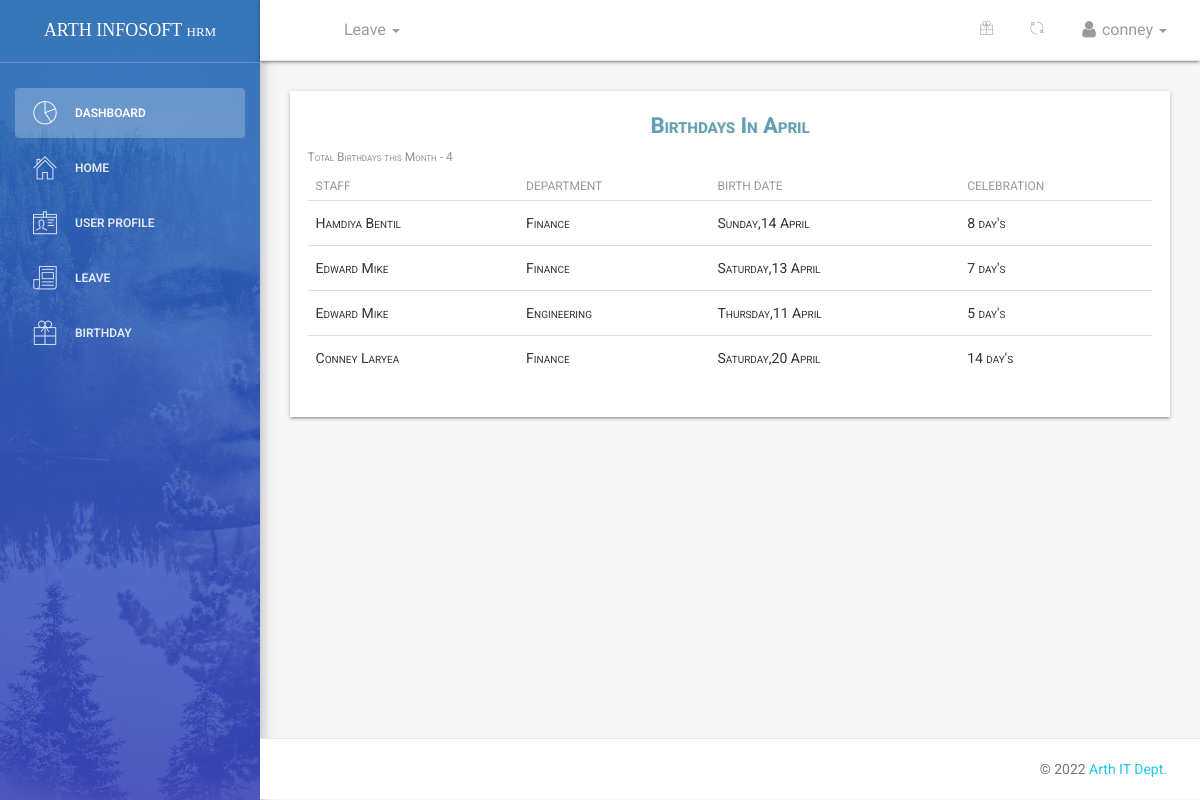
Page /dashboard/birthdays/all/ (signed in) on the committed database.
### employee/models.py (models this page shows, shortened)
class Employee(models.Model):
    MALE = 'male'
    FEMALE = 'female'
    OTHER = 'other'
    NOT_KNOWN = 'Not Known'
    GENDER = (
    (MALE,'Male'),
    (FEMALE,'Female'),
    (OTHER,'Other'),
    (NOT_KNOWN,'Not Known'),
    )
    MR = 'Mr'
    MRS = 'Mrs'
    MSS = 'Mss'
    DR = 'Dr'
    SIR = 'Sir'
    MADAM = 'Madam'
    TITLE = (
    (MR,'Mr'),
    (MRS,'Mrs'),
    (MSS,'Mss'),
    (DR,'Dr'),
    (SIR,'Sir'),
    (MADAM,'Madam'),
    )
    FULL_TIME = 'Full-Time'
    PART_TIME = 'Part-Time'
    CONTRACT = 'Contract'
    INTERN = 'Intern'
    EMPLOYEETYPE = (
    (FULL_TIME,'Full-Time'),
    (PART_TIME,'Part-Time'),
    (CONTRACT,'Contract'),
    (INTERN,'Intern'),
    )
    OLEVEL = 'O-LEVEL'
    SENIORHIGH = 'Senior High'
    JUNIORHIGH = 'Junior High'
    TERTIARY = 'Tertiary'
    PRIMARY = 'Primary Level'
    OTHER = 'Other'
    EDUCATIONAL_LEVEL = (
    (SENIORHIGH,'Senior High School'),
    (JUNIORHIGH,'Junior High School'),
    (PRIMARY,'Primary School'),
    (TERTIARY,'Tertiary/University/Polytechnic'),
    (OLEVEL,'OLevel'),
    (OTHER,'Other'),
    )
    user = models.ForeignKey(User,on_delete=models.CASCADE,default=1)
    title = models.CharField(('Title'),max_length=80,default=MR,choices=TITLE,blank=False,null=True)
    image = models.FileField(('Profile Image'),upload_to='profiles',default='default.png',blank=True,null=True,help_text='upload image size less than 2.0MB')#work on path username-date/image
    firstname = models.CharField(('Firstname'),max_length=125,null=False,blank=False)
    lastname = models.CharField(('Lastname'),max_length=125,null=False,blank=False)
    othername = models.CharField(('Othername (optional)'),max_length=125,null=True,blank=True)
    sex = models.CharField(('Gender'),max_length=100,default=MALE,choices=GENDER,blank=False)
    email = models.CharField(('Email (optional)'),max_length=255,default=None,blank=True,null=True)
    bio = models.CharField(('Bio'),help_text='your biography,tell me something about yourself eg. i love working ...',max_length=255,default='',null=True,blank=True)
    birthday = models.DateField(('Birthday'),blank=False,null=False)
    hometown = models.CharField(('Hometown'),max_length=125,null=True,blank=True)
    residence = models.CharField(('Current Residence'),max_length=125,null=False,blank=False)
    address = models.CharField(('Address'),help_text='address of current residence',max_length=125,null=True,blank=True)
    education = models.CharField(('Education'),help_text='highest educational standard ie. your last level of schooling',max_length=20,default=SENIORHIGH,choices=EDUCATIONAL_LEVEL,blank=False,null=True)
    lastwork = models.CharField(('Last Place of Work'),help_text='where was the last place you worked ?',max_length=125,null=True,blank=True)
    position = models.CharField(('Position Held'),help_text='what position where you in your last place of work ?',max_length=255,null=True,blank=True)
    department =  models.ForeignKey(Department,verbose_name =('Department'),on_delete=models.SET_NULL,null=True,default=None)
    role =  models.ForeignKey(Role,verbose_name =('Role'),on_delete=models.SET_NULL,null=True,default=None)
    startdate = models.DateField(('Employement Date'),help_text='date of employement',blank=False,null=True)
    employeetype = models.CharField(('Employee Type'),max_length=15,default=FULL_TIME,choices=EMPLOYEETYPE,blank=False,null=True)
    employeeid = models.CharField(('Employee ID Number'),max_length=10,null=True,blank=True)
    dateissued = models.DateField(('Date Issued'),help_text='date staff id was issued',blank=False,null=True)
    is_blocked = models.BooleanField(('Is Blocked'),help_text='button to toggle employee block and unblock',default=False)
    is_deleted = models.BooleanField(('Is Deleted'),help_text='button to toggle employee deleted and undelete',default=False)
    created = models.DateTimeField(verbose_name=('Created'),auto_now_add=True,null=True)
    updated = models.DateTimeField(verbose_name=('Updated'),auto_now=True,null=True)
    objects = EmployeeManager()
    class Meta:
        verbose_name = ('Employee')
        verbose_name_plural = ('Employees')
        ordering = ['-created']
    @property
    def get_full_name(self):
        fullname = ''
        firstname = self.firstname
        lastname = self.lastname
        othername = self.othername
        if (firstname and lastname) or othername is None:
            fullname = firstname +' '+ lastname
            return fullname
        elif othername:
            fullname = firstname + ' '+ lastname +' '+othername
            return fullname
        return
    @property
    def get_pretty_birthday(self):
        if self.birthday:
            return self.birthday.strftime('%A,%d %B') # Thursday,04 May -> staffs age privacy
        return
    @property
    def birthday_today(self):
        return self.birthday.day == datetime.date.today().day
    @property
    def days_check_date_fade(self):
        return self.birthday.day < datetime.date.today().day #Assumption made,If that day is less than today day,in the past
    def birthday_counter(self):
        today = datetime.date.today()
        current_year = today.year
        birthday = self.birthday # eg. 5th May 1995
        future_date_of_birth = datetime.date(current_year,birthday.month,birthday.day)#assuming born THIS YEAR ie. 5th May 2019
        if birthday:
            if (future_date_of_birth - today).days > 1:
                return str((future_date_of_birth - today).days) + ' day\'s'
            else:
                return ' tomorrow'
        return

class Department(models.Model):
    name = models.CharField(max_length=125)
    description = models.CharField(max_length=125,null=True,blank=True)
    created = models.DateTimeField(verbose_name=('Created'),auto_now_add=True)
    updated = models.DateTimeField(verbose_name=('Updated'),auto_now=True)
    class Meta:
        verbose_name = ('Department')
        verbose_name_plural = ('Departments')
        ordering = ['name','created']
    def __str__(self):
        return self.name

### dashboard/views.py (the view)
# urls.py: path('birthdays/all/',views.birthday_this_month,name='birthdays'),
def birthday_this_month(request):
	if not request.user.is_authenticated:
		return redirect('/')
	employees = Employee.objects.birthdays_current_month()
	month = datetime.date.today().strftime('%B')#am using this to get the month for template rendering- making it dynamic
	context = {
	'birthdays':employees,
	'month':month,
	'count_birthdays':employees.count(),
	'title':'Birthdays'
	}
	return render(request,'dashboard/birthdays_this_month.html',context)

### employee/managers.py (called while the page is built)
    def birthdays_current_month(self):
        current_date = datetime.date.today()
        return super().get_queryset().filter(is_blocked = False).filter(birthday__month = current_date.month)

### templates/dashboard/birthdays_this_month.html (shortened to what this page needs)
{% extends '_layout.html' %}
 {% block navheader %}
 	{% include 'includes/navheader_employee_app.html' %}
 {% endblock %}
 {% block content %}
        <section class="content">
            <section class="container-fluid">
                	<div class="table-responsive table-shadow">
                		<div class="text-center table-description">
                			<h4 class="title-h3" style="color: #60a0b3 !important;
    						text-shadow: 1px 0px rgba(0,0,0,0.11)">Birthdays In {{ month }}</h4>
                		</div>
                			<section class="container-fluid">
                				<section class="row">
							       <span style="color: #919191;
							    font-size: 12px;
							    font-variant: petite-caps;">Total Birthdays this Month - {{count_birthdays}}</span>
							                				</section>
                			</section>
                		{% if birthdays %}
                		<table class="table">
							  <thead>
							    <tr>
							      <th scope="col">Staff</th>
							      <th scope="col">Department</th>
							      <th scope="col">Birth Date</th>
							      <th scope="col">Celebration</th>
							    </tr>
							  </thead>
							  <tbody>
							  	{% for employee in birthdays %}
							    <tr>
							      <td>{{ employee.get_full_name }}</td>
							      <td>{{ employee.department }}</td>
							      <td>{{ employee.get_pretty_birthday }}</td>
							      {% if employee.birthday_today %}
							       		<td>💝🍾😍🎂😍🍾</td>
							      {% elif employee.days_check_date_fade %}
							      		<td>celebrated</td>
							      {% else %}
							     		 <td>{{ employee.birthday_counter}}</td>
							      {% endif %}
							    </tr>
							    {% endfor %}
							  </tbody>
						</table>
						{% else %}
						<span>No Birthdays can be found this month.</span>
						{% endif %}
					</div>
            </section>
        </section>
 {% endblock %}

### templates/includes/navheader_employee_app.html (shortened to what this page needs)
 {% load static %}
 <nav class="navbar navbar-default navbar-fixed shadow">
            <div class="container-fluid">
                <div class="collapse navbar-collapse">
                    <ul class="nav navbar-nav navbar-left">
                        <li>
                            <a href="" class="dropdown-toggle" data-toggle="dropdown">
                            </a>
                        </li>
                        <li class="dropdown">
                              <a href="" class="dropdown-toggle" data-toggle="dropdown">
                                    <p>
                                        Leave
                                        <b class="caret"></b>
                                    </p>
                              </a>
                        </li>
                    </ul>
                    <ul class="nav navbar-nav navbar-right">
                        <li>
                            <a href="{% url 'dashboard:birthdays' %}" title="upcoming birthday" >
                                <i class="pe-7s-gift"></i>
                            </a>
                        </li>
                        <li class="dropdown">
                              <a href="" class="dropdown-toggle refresh-page" data-toggle="dropdown" title="refresh current page">
                                    <i class="pe-7s-refresh-2"></i>
                              </a>
                        </li>
                        <li class="dropdown">
                              <a href="" class="dropdown-toggle" data-toggle="dropdown">
                                    <p>
                                        <i class="fa fa-user"></i> {{ request.user}}
                                        <b class="caret"></b>
                                    </p>
                              </a>
                        </li>
                    </ul>
                </div>
            </div>
        </nav>

### rows in the picture
Employee: get_full_name "Hamdiya Bentil", department "Finance", get_pretty_birthday "Sunday,14 April", birthday_counter "8 day's"
Employee: get_full_name "Edward Mike", department "Finance", get_pretty_birthday "Saturday,13 April", birthday_counter "7 day's"
Employee: get_full_name "Edward Mike", department "Engineering", get_pretty_birthday "Thursday,11 April", birthday_counter "5 day's"
Employee: get_full_name "Conney Laryea", department "Finance", get_pretty_birthday "Saturday,20 April", birthday_counter "14 day's"

### other values in the picture
{{ request.user }} "conney"
{{ count_birthdays }} "4"
